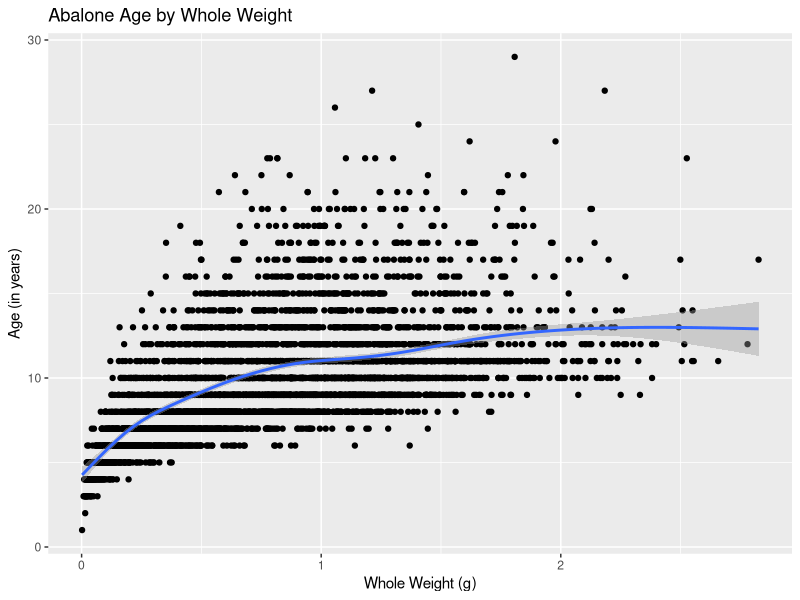

R code for this plot:
## ---- chunk 1
knitr::opts_chunk$set(echo = TRUE)

# read in abalone dataset
# file import dataset using readr
library(readr)
abalone <- 
  read_csv("abalone.csv")
## ---- chunk 2
library(arsenal)

tab1 <- 
  tableby(~ length + diameter + height, 
          data=abalone)

summary(tab1)
## ---- chunk 3
#library(arsenal)

# put in code here to get a table of summary stats
# for wholeWeight, shuckedWeight, visceraWeight 
# and shellWeight
## ---- chunk 4
library(arsenal)

tab1 <- 
  tableby(sex ~ length + diameter + height, 
          data=abalone)

summary(tab1)
## ---- chunk 5
#library(arsenal)

# put in code here to get a table of summary stats
# for wholeWeight, shuckedWeight, visceraWeight 
# and shellWeight
## ---- chunk 6
library(dplyr)
abalone <- abalone %>%
  mutate(age = rings + 1.5)

library(ggplot2)

ggplot(abalone,
       aes(x=wholeWeight, 
           y=rings)) +
  geom_point() +
  # add loess smoothed line
  geom_smooth() + 
  xlab("Whole Weight (g)") + 
  ylab("Age (in years)") + 
  ggtitle("Abalone Age by Whole Weight")
## ---- chunk 7
# put your code here
